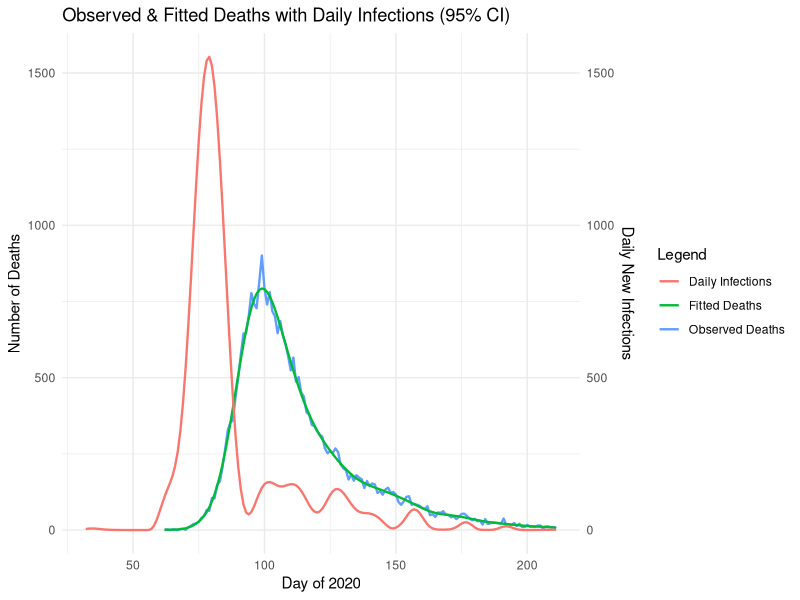

Here is the R script that generated this plot: (Note: a time limit stopped this script after it produced the figure.)

# 1.

set.seed(3)

library(splines)
library(ggplot2)

# setwd("C:/Users/Max McCourt/OneDrive/Documents/Master's Year/Semester 1/ESP/Group Works/GW3") ## comment out of submitted
data <- read.table("engcov.txt")

# 1

evaluate_x_xtilde_s <- function(data, k = 80, edur = 3.151, sdur = 0.469) {
  
  # create S
  S <- crossprod(diff(diag(k), diff=2))
  
  # create knots
  lower_bound <- min(data$julian) - 30
  upper_bound <- max(data$julian)
  f_seq <- seq(lower_bound, upper_bound, by=1)
  
  # sequence of k + 4 evenly spaced knots, where the middle k - 2 knots cover lower_bound to upper_bound
  middle_seq_length <- k-2
  middle_seq <- seq(lower_bound, upper_bound, length.out = middle_seq_length)
  
  # Compute step size for handling remaining knots
  step <- middle_seq[2] - middle_seq[1]
  
  # our k+4 evenly spaced knots, where 
  knots <- c(
    seq(to = min(middle_seq) - step, by = step, length.out = 3),  # 3 knots below
    middle_seq,                                                   # middle sequence
    seq(from = max(middle_seq) + step, by = step, length.out = 3) # 3 knots above
  )
  
  # create X_tilde
  X_tilde <- splineDesign(knots, f_seq)
  
  # create probability function for days from infection to death (pd)
  d <- 1:k
  pd <- dlnorm(d, edur, sdur)
  pd <- pd / sum(pd)
  
  n <- length(data$date)
  m <- length(pd)
  r <- nrow(X_tilde)
  # Build weight matrix W such that W[i, t] = pd[30 + i - t] if in range
  W <- matrix(0, n, r)
  for (i in 1:n) {
    # create indexes of [30 + i - 1] to [30 + i - m]
    idxs <- (30 + i - (1:m))
    # subset to only valid indexes (0<=valid<=k)
    valid <- which(idxs > 0 & idxs <= r)
    # take i-th row of W at valid indexes to be pd of valid index
    W[i, idxs[valid]] <- pd[1:length(valid)]
  }
  # Matrix-multiply weight matrix W and X_tilde
  X <- W %*% X_tilde
  
  return(list(X_tilde=X_tilde,S=S,X=X))
}


part1 <- evaluate_x_xtilde_s(data)

X <- part1$X
X_tilde <- part1$X_tilde
S <- part1$S


# jackson's notes: 
#t <- data$julian
#lags <- 30:0
#sequence <- as.vector(sapply(t, function(x) x - lags)) 
#is more logical way of doing f_seq, but for this method we must remove duplicates (need all unique values t can take)

# max's notes:
# updated function so defining knots is cleaner
# used weight matrix to turn double loop into single loop for finding X (checked its the same dw)
# spelled tilde right lol

# 2.



pnll <- function(y, gamma, X, S, lambda) {
  B <- exp(gamma)
  # define penalty term
  penalty <- 1/2*lambda*t(B) %*% S %*% B
  # define mu
  mu <- X %*% B
  # define poisson log likelihood (use lfactorial to avoid numeric instability)
  ll_pois <- sum(y*log(mu) - mu - lfactorial(y))
  # define penalised negative log likelihood
  pnll <- -ll_pois + penalty
  return(pnll)
}


pnll_grad <- function(y, gamma, X, S, lambda){
  B <- exp(gamma)
  # derivative of the penalty term
  penalty_grad <- lambda*diag(B) %*% S %*% B
  # define mu
  mu <- X %*% B
  # create F Matrix
  F_value <- diag(as.vector(y/mu - 1)) %*% X %*% diag(B) ## !! F is a special character. Dont use it as a variable name
  # sum over all rows to obtain vector of partial derivatives for each gamma_i
  ll_pois_grad <- colSums(F_value)
  # define derivative of penalised negative log likelihood
  pnll_grad <- -ll_pois_grad + penalty_grad
  return(pnll_grad)
}


# test with same values for gamma
lambda <- 5*10^-5
k <- 80
# gamma <- rep(log(mean(data$deaths)/k), k)
gamma <- rep(0,k)
y <- data$deaths
# testing penalised neg. log likelihood and its gradient
pnll(y, gamma, X, S, lambda)
pnll_grad(y, gamma, X, S, lambda)

th0 <- gamma  # test paramater vector
fd <- numeric(length(th0)) # approx grad vec
nll0 <- pnll(y = y, gamma = th0, X = X, S = S, lambda = lambda) # pnll at th0
eps <- 1e-7 ## finite difference interval
for (i in 1:length(th0)) { # loop over parameters
  th1 <- th0
  th1[i] <- th1[i] + eps
  nll1 <- pnll(y = y, gamma = th1, X = X, S = S, lambda = lambda)
  fd[i] <- (nll1 - nll0) / eps
}

grad_test <- pnll_grad(y = y, gamma = th0, X = X, S = S, lambda = lambda)
cbind(fd, grad_test) # compare to check pnll_grad is code correctly

max(abs(grad_test-fd)) # find max difference - very small difference, so the code looks good!

# 3.

# need to define f_seq outside the function from part 1
lower_bound <- min(data$julian) - 30; upper_bound <- max(data$julian); f_seq <- seq(lower_bound, upper_bound, by=1)

# fit the model using BFGS
fit <- optim(gamma, # ??!! not sure if I should be using gamma we defined earlier. Might have been chosen incorrectly
             fn = pnll,
             gr = pnll_grad,
             y = y, X = X, S = S, 
             lambda = lambda, 
             method = "BFGS")

# compute fitted deaths
gamma_hat <- fit$par
# compute B = exp(gamma_hat)
B_hat <- exp(gamma_hat)
# compute fitted deaths (Poisson means)
fitted_deaths <- as.vector(X %*% B_hat)
fitted_infections <- as.vector(X_tilde %*% B_hat)
true_deaths <- data$deaths
day_of_2020 <- data$julian

ggplot() +
  # True deaths
  geom_line(aes(x = day_of_2020, y = true_deaths, color = "Observed Deaths"), size = 0.8) +
  # Fitted deaths
  geom_line(aes(x = day_of_2020, y = fitted_deaths, color = "Fitted Deaths"), size = 0.8) +
  geom_line(aes(x = f_seq, y = fitted_infections, color = "Daily Infections"), size = 0.8) +
  # Secondary axis
  scale_y_continuous(
    name = "Number of Deaths",
    sec.axis = sec_axis(~ ., name = "Daily New Infections")
  ) +
  labs(
    x = "Day of 2020",
    color = "Legend",
    title = "Observed & Fitted Deaths with Daily Infections (95% CI)"
  ) +
  theme_minimal()

# 4.

# function to define log likelihood for use in BIC criterion calculation
ll <- function(y, beta_hat, X) {
  # define mu
  mu <- X %*% beta_hat
  # define poisson log likelihood (use lfactorial to avoid numeric instability)
  ll_pois <- sum(y*log(mu) - mu - lfactorial(y))
  return(ll_pois)
}


log_lambda_seq <- seq(-13,-7,length=50)
lambda_seq <- exp(log_lambda_seq) # in R log() is natural log, so take exp() instead of 10^
n <- length(y)

BIC <- rep(NA, length(lambda_seq))

for (i in 1:length(lambda_seq)){
  # take lambda for this iteration
  lambda <- lambda_seq[i]
  # define optim fit
  fit <- optim(
    par = gamma,        # predicting gamma 
    fn = pnll,          # using pnll as function
    gr = pnll_grad,     # using pnll_grad as gradient of function
    method = "BFGS",
    y=y,                # inputs for pnll and pnll_grad
    X = X,            
    S = S,              
    lambda = lambda
  )
  # define beta_par
  beta_par <- exp(fit$par)
  # define mu_hat
  mu_hat <- X %*% beta_par
  # find W, H0 and H_lambda
  W <- diag(as.vector(y/(mu_hat^2)))
  H0 <- t(X) %*% W %*% X
  H_lambda <- H0 + lambda*S
  
  # find effective degrees of freedom of the model
  H_invH0 <- solve(H_lambda, H0)
  EDF <- sum(diag(H_invH0))
  # BIC criterion
  BIC[i] <- -2*ll(y, beta_par, X) + log(n)*EDF
}

# minimised BIC criterion
BIC_min <- min(BIC)
# lambda corresponding to minimised BIC criterion
lambda_bic <- lambda_seq[which(BIC==min(BIC))]
lambda_bic

# 5

n_bootstrap <- 200
# intialize empty matrix to store bootstrap replicates
# each row represents a different time point
# each column represents a different bootstrap sample
# each entry represents f(t) at a given time for a given bootstrap
f_hat_boot <- matrix(NA, nrow = nrow(X_tilde), ncol = n_bootstrap)

# update previous pnll function to include weights
pnll_w <- function(y, gamma, X, S, lambda, w) {
  B <- exp(gamma)
  # define penalty term
  penalty <- 1/2*lambda*t(B) %*% S %*% B
  # define mu
  mu <- X %*% B
  # define poisson log likelihood (use lfactorial to avoid numeric instability)
  ll_pois <- sum(w * (y*log(mu) - mu - lfactorial(y))) # weight the log likelihood
  # define penalised negative log likelihood
  pnll <- -ll_pois + penalty
  return(pnll)
}



# update previous pnll_grad function to include weights
pnll_grad_w <- function(y, gamma, X, S, lambda, w){
  B <- exp(gamma)
  # derivative of the penalty term
  penalty_grad <- lambda*diag(B) %*% S %*% B
  # define mu
  mu <- X %*% B
  # create F Matrix
  F_value <- diag(as.vector(w * (y/mu - 1))) %*% X %*% diag(B) # weight the log likelihood portion of the gradient
  # sum over all rows to obtain vector of partial derivatives for each gamma_i
  ll_pois_grad <- colSums(F_value)
  # define derivative of penalised negative log likelihood
  pnll_grad <- -ll_pois_grad + penalty_grad
  return(pnll_grad)
}


# perform the bootstrapping
for (b in 1:n_bootstrap) {
  # generate bootstrap weights 
  wb <- tabulate(sample(n, replace = TRUE), n)
  # fit penalized model with weights
  fit_b <- optim(
    par = gamma, 
    fn = pnll_w, 
    gr = pnll_grad_w,
    y = y, X = X, S = S, lambda = lambda_bic, w = wb,
    method = "BFGS"
  )
  
  # extract fitted coefficients
  gamma_b <- fit_b$par
  B_b <- exp(gamma_b)
  
  # compute f_hat for this bootstrap and add it to f_hat matrix (each column of matrix will represent a f_hat bootstrap sample)
  f_hat_boot[, b] <- X_tilde %*% B_b
}

# 6

f_hat_lower <- apply(f_hat_boot, 1, quantile, probs = 0.025) # obtain 2.5% quantity of f_hat_boot
f_hat_upper <- apply(f_hat_boot, 1, quantile, probs = 0.975) # obtain 97.5% quantile of f_hat_boot

# Re-fit infections with lambda_bic
fit <- optim(par = gamma, # ??!! not sure if I should be using gamma we defined earlier. Might have been chosen incorrectly
             fn = pnll,
             gr = pnll_grad,
             y = y, X = X, S = S, 
             lambda = lambda_bic, 
             method = "BFGS")
gamma_hat <- fit$par
B_hat <- exp(gamma_hat)
fitted_infections_optimized <- as.vector(X_tilde %*% B_hat)


ggplot() +
  # True deaths
  geom_line(aes(x = day_of_2020, y = true_deaths, color = "Observed Deaths"), size = 0.8) +
  # Fitted deaths
  geom_line(aes(x = day_of_2020, y = fitted_deaths, color = "Fitted Deaths"), size = 0.8) +
  # Daily infection rate with 95% CI
  geom_ribbon(aes(x = f_seq, ymin = f_hat_lower, ymax = f_hat_upper), fill = "blue", alpha = 0.2) +
  geom_line(aes(x = f_seq, y = fitted_infections_optimized, color = "Daily Infections"), size = 0.8) +
  # Secondary axis: rescale infections to match the main axis numerically
  scale_y_continuous(
    name = "Number of Deaths",
    sec.axis = sec_axis(~ ., name = "Daily New Infections")
  ) +
  labs(
    x = "Day of 2020",
    color = "Legend",
    title = "Observed & Fitted Deaths with Daily Infections (95% CI)"
  ) +
  theme_minimal()
